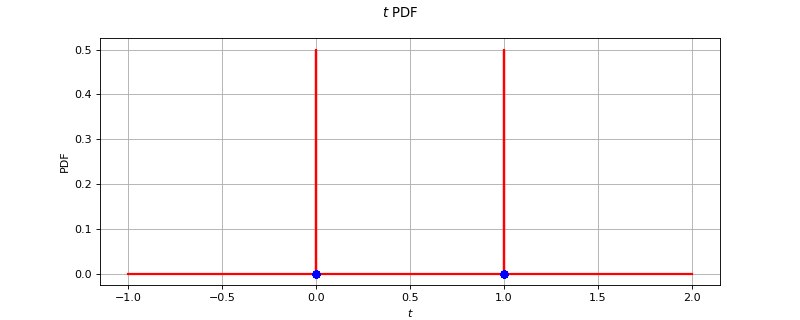

The Python source for this figure:
import openturns as ot
from matplotlib import pyplot as plt
from openturns.viewer import View
ot.RandomGenerator.SetSeed(0)
factory = ot.BinomialFactory()
ref = factory.build()
dimension = ref.getDimension()
if dimension <= 2:
    sample = ref.getSample(50)
    distribution = factory.build(sample)
    if dimension == 1:
        distribution.setDescription(['$t$'])
        pdf_graph = distribution.drawPDF(256)
        cloud = ot.Cloud(sample, ot.Sample(sample.getSize(), 1))
        cloud.setColor('blue')
        cloud.setPointStyle('fcircle')
        pdf_graph.add(cloud)
        fig = plt.figure(figsize=(10, 4))
        plt.suptitle(str(distribution))
        pdf_axis = fig.add_subplot(111)
        View(pdf_graph, figure=fig, axes=[pdf_axis], add_legend=False)
    else:
        sample = ref.getSample(500)
        distribution.setDescription(['$t_0$', '$t_1$'])
        pdf_graph = distribution.drawPDF([256]*2)
        cloud = ot.Cloud(sample)
        cloud.setColor('red')
        cloud.setPointStyle('fcircle')
        pdf_graph.add(cloud)
        fig = plt.figure(figsize=(10, 4))
        plt.suptitle(str(distribution))
        pdf_axis = fig.add_subplot(111)
        View(pdf_graph, figure=fig, axes=[pdf_axis], add_legend=False, square_axes=True)
